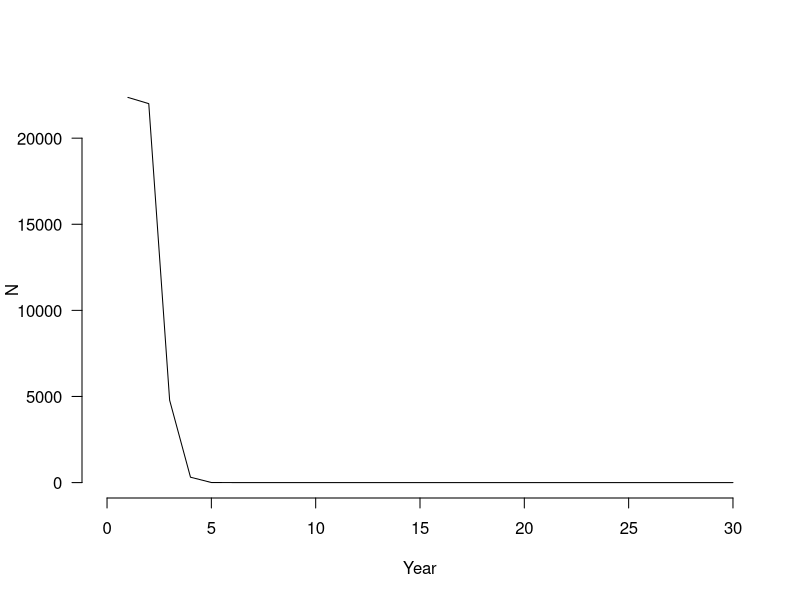
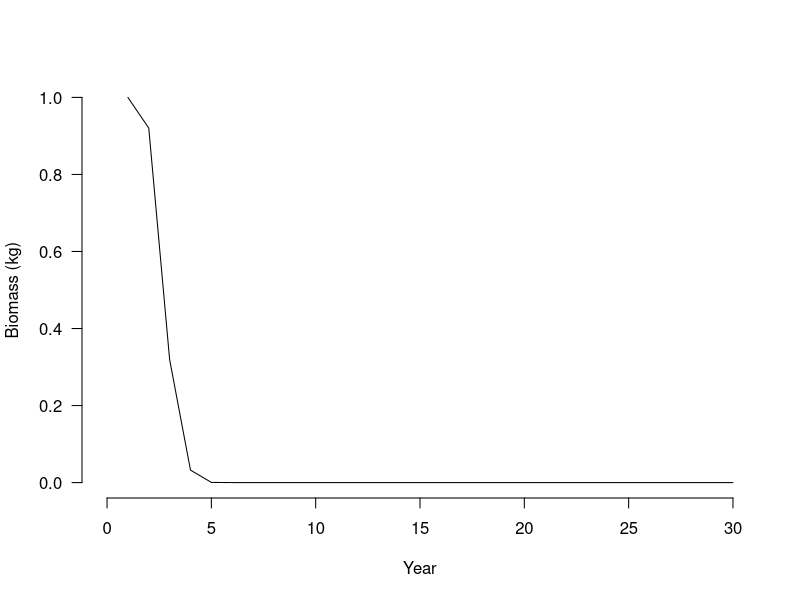
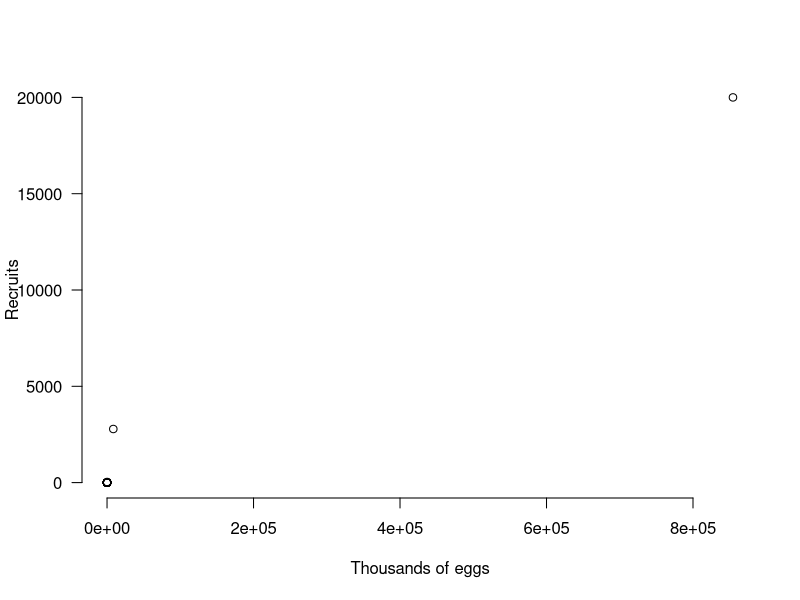

The R script that drew these images, in order:
###5 november penshell age structure###
##age structure model penshell (A.maura)
##setting working directory

#("C:/Users/lili_/Desktop/fishpath_r")

setwd("C:/Users/lili_/Desktop/fishpath_r")

#time 30 years
nyears<-30


#lengths<-as.matrix(read.csv("lengths_atrina.csv",header=FALSE, row.names = NULL))
#lengths_num<-as.numeric(lengths)
##convert lengths to ages using von bertanlafy equation
#ages=(-1/0.5)*log((1-lengths_num)/280)

# Age info
maxage <- 6 # based on lit for 27 cm, first report on the occurence of penshell a.pectinata (Sung Yang, 2015)
age_at_maturity <- 2 # age is 2 years for 12 cms according to VBF equation for size maturity is 12 cm
ages <- 1:maxage


###stock recruitment parameters###
#write stock recruitment relationship in terms of steepness, how to do it?
R0<-20000 # made up number for unfished recruitment
#fit beverton holt relationship

###age size parameters###
##found in literature, modelacion del crecimiento de de callo de hacha, noriega 2013##
linf <- 28 #cm #find out for penshell
k <- 0.5 #find out for penshell, growth rate found sealifebase for atrina pectinata
t0 <- 0 #use 0, as used in other studies when fitting VB curve

###length and weight parameters###
##found in literature for Atrina pinnata, using as an approximation
lw_a <- 2.6 #based on lit for a.pinnata  data
lw_b <- 2.44  #based on measurement data

# Calculate length/weight at age
length_at_age <- linf * (1-exp(-k*ages))
weight_at_age <- lw_a * length_at_age ^ lw_b
  

# Survival- and fecundity-at-age vectors
# Max age = 8, Age at maturity = 4, eggs= 9800000 
eggs_a <- 9800000 
s <- c(0.1, 0.1, 0.4, 0.6,0.8,0.8) # found in lit for a.maura 
fa <- c(0, 0, 0, 98000,9800000,9800000)  # based on egg data, fecundity at age
#s<- we have different survival rates for different ages/stages of penshell
#not sure how to include it.

R0<- 20000
n0age1 <-R0
n0allages <- c(n0age1, sapply(1:(maxage-1), function(x) n0age1*prod(s[1:x])))

S0<-sum(fa*n0allages)

h<-0.8 #steepness parameter 
alpha<-(1-h)/(4*h*R0)*S0
beta<- (5*h-1)/(4*h*R0)
beta
#eggs<-1 # potential fecundity, value found in literature for a.maura, analysis of different methods to estimate fecundity in bivalves (Caceres-Puig, 2016) 
#beverton<-Et/(alpha+beta*Et)


##calculate abundance for year 1###
#n0age1<-20000 # used value for R0
 # v<-0.1 #vulnerability for age 1 fish
#u<-0.1 #exploitation rate of age 1 fish
#n1a1<-(1-v*u)*s*R0 #not sure about this equation


# Create matrix to hold abundance over time
n <- matrix(data=NA, nrow=nyears, ncol=maxage)
n[1,] <- n0allages


# Create matrix to hold biomass over time
b <- matrix(data=NA, nrow=nyears, ncol=maxage)
b[1,] <- n0allages * weight_at_age

# Create matrix for eggs
eggs <- vector()

#eploitation rate vector
u<-rep(0.99,30)

#vulnerabilities at age

v<-c(0,1,1,1,1,1)

  
# Loop through time
# For testing: t <- 2
for(t in 2:(nyears)){
  
  # Number of eggs = fecundity times biomass
  eggs[t-1] <- sum(fa * n[t-1,])
  
  #Calculate number of recruits from SRR and # of eggs
  n[t,1] <- eggs[t-1]/(alpha+beta*eggs[t-1])


  # Calculate remaining age classes based on natural mortality

  #check this line

  n[t,2:maxage] <- n[t-1,1:(maxage-1)] * s[1:(maxage-1)]*(1-v[1:(maxage-1)]*u[t-1])
  
  # Convert abundance to biomass and save
  b[t,] <- n[t,] * weight_at_age
  
}

# PLOT RESULTS
##############################################

# Plot population size over time
plot(1:nyears, rowSums(n), type="l", las=1, bty="n", 
     xlim=c(0, nyears), ylim=c(0, max(rowSums(n), na.rm=T)),
     xlab="Year", ylab="N")

# Plot biomass over time
plot(1:nyears, rowSums(b)/sum(b[1,]), type="l", las=1, bty="n", 
     xlim=c(0, nyears), ylim=c(0, 1),
     xlab="Year", ylab="Biomass (kg)")

# Plot stock-recruitment relationship
plot(eggs/1000, n[2:nrow(n),1], type="p", las=1, bty="n", 
     xlab="Thousands of eggs", ylab="Recruits")








